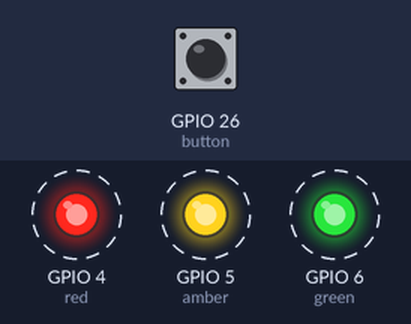
The program below on a simulated Raspberry Pi (BCM pin numbers). On the bench: output pins drawn as LEDs (lit = HIGH). Dashed ring = blinking. The test bench sets the inputs (shaded band); at power-on: GPIO 26 (button) HIGH.

Above: at 1.2 s.
1.3 s: GPIO 26 (button) pulled LOW for 0.15 s
At 2.4 s:
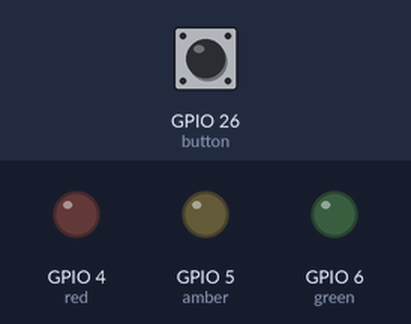
2.9 s: GPIO 26 (button) pulled LOW for 1 s
At 4.15 s:
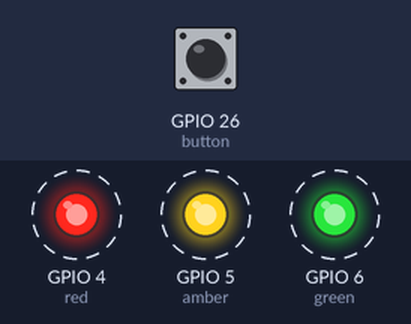
Timing chart, 0 to 12.9 s (numbered marks = the images above; inputs shaded):
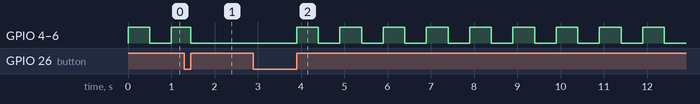

The program:

blink.py
```python
# Traffic Lights Blink Method
from gpiozero import TrafficLights, Button

lights = TrafficLights(4, 5, 6)
button = Button(26)

while True:
  lights.blink(0.5, 0.5)
  button.wait_for_press()
  lights.on()
  button.wait_for_release()
  lights.off()
  button.wait_for_press()
  button.wait_for_release()
```

Measured:
- after the input at 2.9 s, GPIO 4 (red), GPIO 5 (amber), GPIO 6 (green): alternates HIGH for 0.50 s and LOW for 0.50 s, starting after 1.0 s
